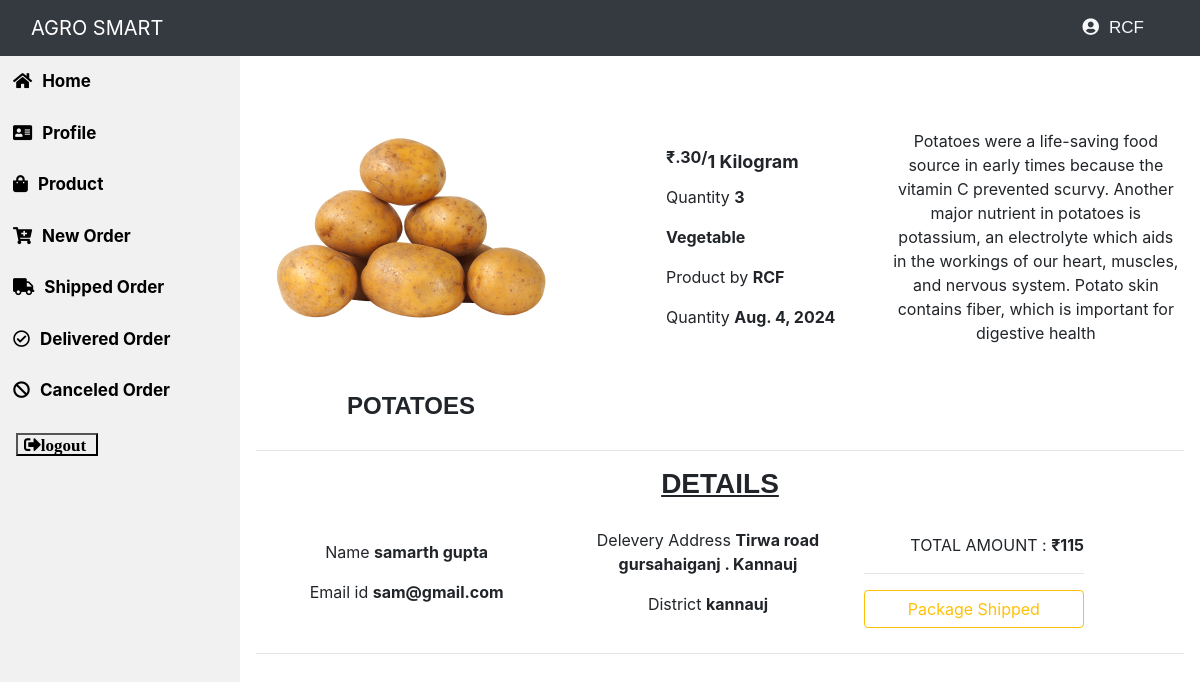
/1/detail_new_order_seller (signed in), run on an earlier commit of the app's database.
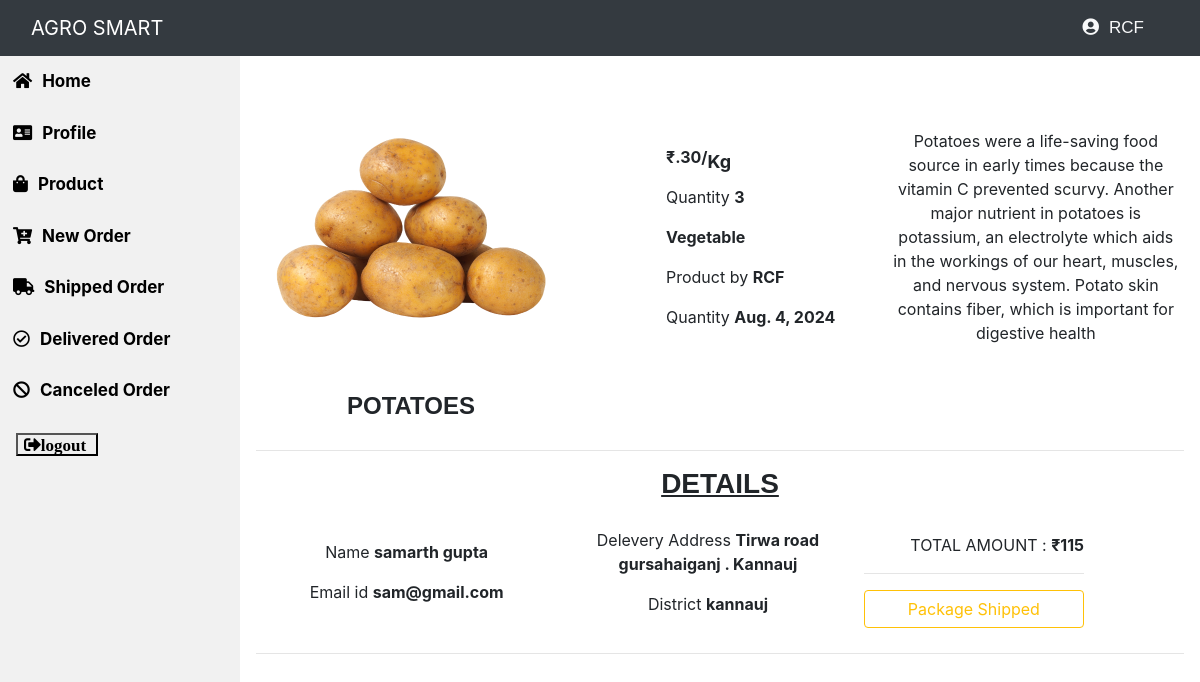
And on a later commit of the database.
### app/models.py (models this page shows, shortened)
class Order(models.Model):
    product = models.ForeignKey(Product, on_delete=models.CASCADE)
    visitor = models.ForeignKey(Visitor, on_delete=models.CASCADE)
    quantity = models.IntegerField(default=1, validators=[MaxValueValidator(10), MinValueValidator(1)])
    address = models.CharField(max_length=500)
    shipped = models.BooleanField(default=False)
    delivered = models.BooleanField(default=False)
    order = models.BooleanField(default=True)
    payment=models.BooleanField(default=False)
    order_on = models.DateField(auto_now_add=True)

class Product(models.Model):
    product_name = models.CharField(max_length=30)
    describe = models.CharField(max_length=1000)
    joindate = models.DateField(auto_now_add=True)
    image_1 = models.ImageField(upload_to='product image/')
    image_2 = models.ImageField(upload_to='product image/')
    image_3 = models.ImageField(upload_to='product image/')
    image_4 = models.ImageField(upload_to='product image/')
    seller = models.ForeignKey(Seller, on_delete=models.CASCADE)
    category = models.CharField(max_length=30)
    price = models.IntegerField()
    price_per_quantity = models.CharField(max_length=20)
    status = models.BooleanField(default=False)
    stock = models.BooleanField(default=True)
    activity = models.BooleanField(default=True)

class Seller(models.Model):
    user = models.OneToOneField(User, on_delete=models.CASCADE)
    joindate = models.DateField(auto_now_add=True)
    garden = models.CharField(max_length=50, unique=True)
    logo = models.ImageField(upload_to='seller logo/')
    email = models.EmailField()
    describe = models.CharField(max_length=1000)
    address = models.CharField(max_length=500)
    gender = models.CharField(max_length=20)
    district = models.ForeignKey(District, on_delete=models.CASCADE)
    status = models.BooleanField(default=False)

class Visitor(models.Model):
    user = models.OneToOneField(User, on_delete=models.CASCADE)
    joindate = models.DateField(auto_now_add=True)
    email = models.EmailField(unique=True)
    gender = models.CharField(max_length=20)
    district = models.ForeignKey(District, on_delete=models.CASCADE)
    status = models.BooleanField(default=False)
    @property
    def get_name(self):
        return self.user.first_name+" "+self.user.last_name

class District(models.Model):
    name = models.CharField(max_length=40)
    def __str__(self):
        return self.name

### app/views.py (the view)
# urls.py: path('<int:id>/detail_new_order_seller',detail_new_order_seller,name='detail_new_order_seller'),
@login_required(login_url='seller_login')
@user_passes_test(is_seller)
def detail_new_order_seller(request, id):
    order = Order.objects.all().get(id=id)
    pay = Pay.objects.all().get(order_id=order)
    return render(request, 'seller/detail_new_order_seller.html',{'order':order,'pay':pay})

### app/views.py (called while the page is built)
def is_seller(user):
    return user.groups.filter(name='SELLER').exists()

### app/templates/seller/detail_new_order_seller.html (shortened to what this page needs)
{% extends "seller/seller_home.html" %}
{% block content %}
{% load static %}
{% load crispy_forms_tags %}
{% load mathfilters %}
<link rel="stylesheet" type="text/css" href="{% static 'seller/product.css' %}">
<div class="content">
    <div class="content-wrapper">
        <div class="column">
          <img id="featured" src="{{order.product.image_1.url}}" >
          <h4 style="text-transform: uppercase; font-family: Cairo, sans-serif; text-align: center; padding-top: 10px;"><b>{{order.product.product_name}}</b></h4>
        </div>
        <div class="column" style="text-align: left; padding-left: 100px;">
            <p><b>₹.{{order.product.price}}/<sub style="font-size: 18px;">{{order.product.price_per_quantity}}</sub></b></p>
            <p>Quantity <b>{{order.quantity}}</b></p>
            <p><b>{{order.product.category}}</b></p>
            <p>Product by <b>{{order.product.seller.garden}}</b></p>
            <p>Quantity <b>{{pay.payment_on}}</b></p>
        </div>
        <div class="column">
            <p>{{order.product.describe}}</p>
        </div>
    </div><hr>
    <h3 style="text-transform: uppercase; font-family: Cairo, sans-serif; text-align: center; padding-bottom: 15px;"><b><u>Details</u></b></h3>
    <div class="content-wrapper">
        <div class="column">
            <p>Name <b>{{order.visitor.get_name}}</b></p>
            <p>Email id <b>{{order.visitor.email}}</b></p>
        </div>
        <div class="column">
            <p>Delevery Address <b>{{order.address}}</b></p>
            <p>District <b>{{order.visitor.district}}</b></p>
        </div>
        <div class="column" style="text-align: right; padding-right: 100px;">
            <p style="text-transform: uppercase;">Total Amount : <b>₹{{pay.amount}}</b></p><hr>
            <a class="btn btn-outline-warning" style="width: 100%;" href="{% url 'shipped_package' %}?order_id={{order.pk}}">Package Shipped</a>
        </div>
    </div><hr>
</div>
{% endblock %}

What changed in the data, as far as the page shows it:
changed through a linked row, Order "Tirwa road gursahaiganj . Kannauj": product.price_per_quantity "1 Kilogram" → "Kg"
